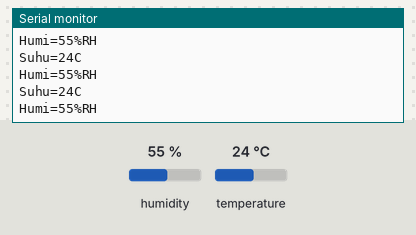
Bench run of a sketch on a simulated Arduino Uno, built with avr-gcc and run on an emulated ATmega328P. Parts: the last lines printed to the serial monitor. Inputs (shaded band) come from the test bench; at power-on: humidity 55 %, temperature 24 °C.

Above: at 2.8 s.
2.9 s: humidity set to 22 %
At 5.5 s:
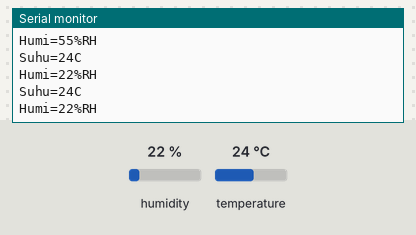
5.6 s: temperature set to 12 °C
At 7.7 s:
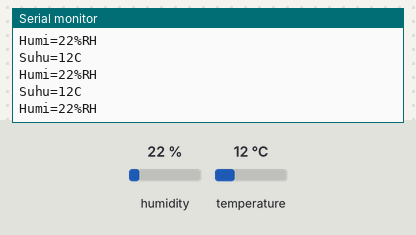
8.3 s: humidity set to 40 %
At 11.8 s:
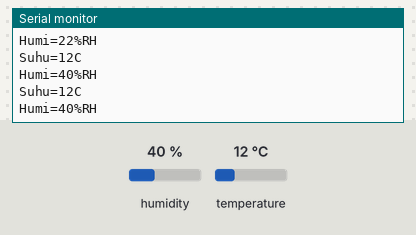
Timing chart, 0 to 13.3 s (numbered marks = the images above; inputs shaded):
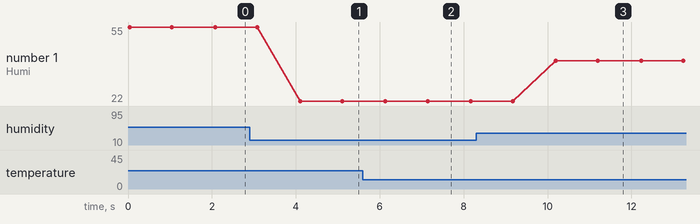

Measured:
- after the input at 2.9 s, the serial monitor: prints a new line after 1.2 s (image 1)
- after the input at 5.6 s, the serial monitor: prints a new line after 0.53 s (image 2)
- after the input at 8.3 s, the serial monitor: prints a new line after 1.9 s (image 3)
- plotted number 1: 55 → 22 after the input at 2.9 s, 22 → 40 after the input at 8.3 s

The sketch:

uart.ino
```cpp
/*********************************
 * Monitoring Suhu Kelembaban
 * Sensor : DHT11
 * Board  : Arduino UNO
 * Output : Serial (9600)
 * DOUT -> pin 2
*********************************/
#include<SoftwareSerial.h>
#include <DHT.h> //library DHT
#define DHTPIN 2 //pin DATA konek ke pin 2 Arduino
#define DHTTYPE DHT11 //tipe sensor DHT11
DHT dht(DHTPIN, DHTTYPE); //set sensor + koneksi pin

SoftwareSerial Hujan(3, 4);// RX, TX

//Data Tampung
int Data;


int humi, temp;//deklarasi variabel

void setup()
{
  Serial.begin(9600); //baud 9600
  Hujan.begin(9600);
  delay(10);
}

void loop()
{
  humi = dht.readHumidity();//baca kelembaban
  temp = dht.readTemperature();//baca suhu
  if (isnan(humi) || isnan(temp)) { //jika tidak ada hasil
      digitalWrite(LED_BUILTIN, HIGH);   // turn the LED on (HIGH is the voltage level)
      delay(1000);                       // wait for a second
      digitalWrite(LED_BUILTIN, LOW);    // turn the LED off by making the voltage LOW
      delay(1000);
    return;
  }
  else{//jika ada hasilnya
  Serial.print("Suhu=");  //kirim serial "Suhu"
  Serial.print(temp);     //kirim serial nilai suhu
  Serial.println("C");    //kirim serial "C" Celcius
  Serial.print("Humi=");  //kirim serial "Humi"
  Serial.print(humi);     //kirim serial nilai kelembaban
  Serial.println("%RH");  //kirim serial "%RH"
  Data = 9;
  Hujan.println(Data);
  }
  delay(1000);            //tunda 1 detik untuk pembacaan berikutnya
}
```
